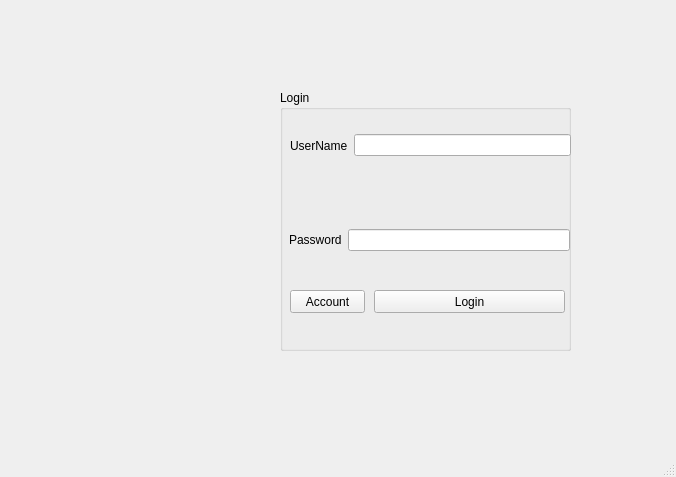
<?xml version="1.0" encoding="UTF-8"?>
<ui version="4.0">
 <class>MainWindow</class>
 <widget class="QMainWindow" name="MainWindow">
  <property name="geometry">
   <rect>
    <x>0</x>
    <y>0</y>
    <width>676</width>
    <height>477</height>
   </rect>
  </property>
  <property name="windowTitle">
   <string>MainWindow</string>
  </property>
  <widget class="QWidget" name="centralwidget">
   <widget class="QGroupBox" name="groupBox">
    <property name="geometry">
     <rect>
      <x>280</x>
      <y>90</y>
      <width>291</width>
      <height>261</height>
     </rect>
    </property>
    <property name="title">
     <string>Login</string>
    </property>
    <widget class="QWidget" name="horizontalLayoutWidget">
     <property name="geometry">
      <rect>
       <x>10</x>
       <y>20</y>
       <width>281</width>
       <height>71</height>
      </rect>
     </property>
     <layout class="QHBoxLayout" name="horizontalLayout">
      <item>
       <widget class="QLabel" name="label">
        <property name="text">
         <string>UserName</string>
        </property>
       </widget>
      </item>
      <item>
       <widget class="QLineEdit" name="lineEdit_username"/>
      </item>
     </layout>
    </widget>
    <widget class="QWidget" name="horizontalLayoutWidget_2">
     <property name="geometry">
      <rect>
       <x>9</x>
       <y>110</y>
       <width>281</width>
       <height>80</height>
      </rect>
     </property>
     <layout class="QHBoxLayout" name="horizontalLayout_2">
      <item>
       <widget class="QLabel" name="label_2">
        <property name="text">
         <string>Password</string>
        </property>
       </widget>
      </item>
      <item>
       <widget class="QLineEdit" name="lineEdit_password">
        <property name="echoMode">
         <enum>QLineEdit::Password</enum>
        </property>
       </widget>
      </item>
     </layout>
    </widget>
    <widget class="QPushButton" name="AccountButton">
     <property name="geometry">
      <rect>
       <x>10</x>
       <y>200</y>
       <width>75</width>
       <height>23</height>
      </rect>
     </property>
     <property name="text">
      <string>Account</string>
     </property>
    </widget>
    <widget class="QPushButton" name="LoginButton">
     <property name="geometry">
      <rect>
       <x>94</x>
       <y>200</y>
       <width>191</width>
       <height>23</height>
      </rect>
     </property>
     <property name="text">
      <string>Login</string>
     </property>
    </widget>
   </widget>
  </widget>
  <widget class="QMenuBar" name="menubar">
   <property name="geometry">
    <rect>
     <x>0</x>
     <y>0</y>
     <width>676</width>
     <height>21</height>
    </rect>
   </property>
  </widget>
  <widget class="QStatusBar" name="statusbar"/>
 </widget>
 <resources/>
 <connections/>
</ui>
